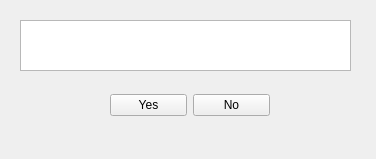
<?xml version="1.0" encoding="UTF-8"?>
<ui version="4.0">
 <class>Message</class>
 <widget class="QWidget" name="Message">
  <property name="geometry">
   <rect>
    <x>0</x>
    <y>0</y>
    <width>376</width>
    <height>159</height>
   </rect>
  </property>
  <property name="windowTitle">
   <string>Form</string>
  </property>
  <widget class="QWidget" name="horizontalLayoutWidget">
   <property name="geometry">
    <rect>
     <x>110</x>
     <y>80</y>
     <width>160</width>
     <height>51</height>
    </rect>
   </property>
   <layout class="QHBoxLayout" name="horizontalLayout">
    <item>
     <widget class="QPushButton" name="YesButton">
      <property name="text">
       <string>Yes</string>
      </property>
     </widget>
    </item>
    <item>
     <widget class="QPushButton" name="NoButton">
      <property name="text">
       <string>No</string>
      </property>
     </widget>
    </item>
   </layout>
  </widget>
  <widget class="QTextBrowser" name="MessageText">
   <property name="geometry">
    <rect>
     <x>20</x>
     <y>20</y>
     <width>331</width>
     <height>51</height>
    </rect>
   </property>
  </widget>
 </widget>
 <resources/>
 <connections/>
</ui>
